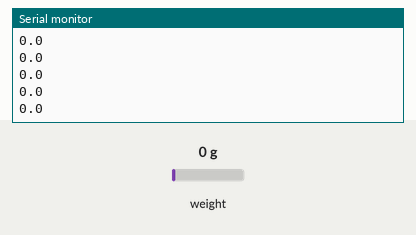
Simulated run of this sketch. Board: Arduino Uno, built with avr-gcc and run on an emulated ATmega328P. Parts: the last lines printed to the serial monitor. The inputs (shaded band) are chosen by the test bench; at power-on: weight on the scale 0 g.

Above: at 3.2 s.
3.3 s: weight on the scale set to 100 g
At 3.31 s:
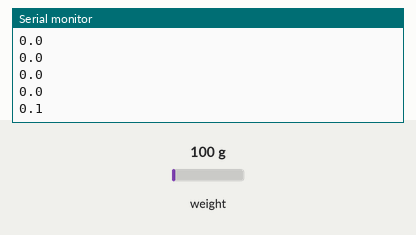
4.8 s: weight on the scale set to 1250 g
At 4.82 s:
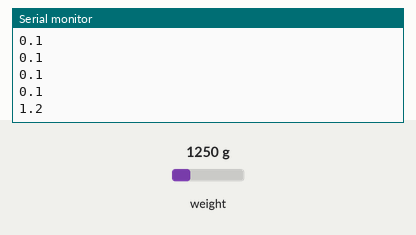
Timing chart, 0 to 7.8 s (numbered marks = the images above; inputs shaded):
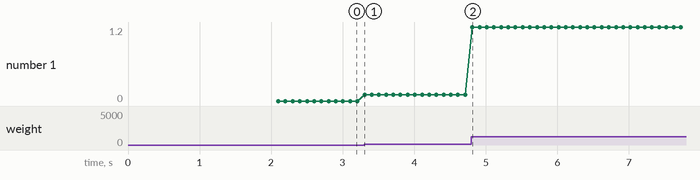

The sketch:

LoadCellCalibrationInternetExample.ino
```cpp
// (licence header left out)
#include "HX711.h"

#define DOUT  3
#define CLK  2

HX711 scale;

float calibration_factor = -49460; //-220000 previously

void setup() {
  Serial.begin(9600);
  /*Serial.println("HX711 calibration sketch");
  Serial.println("Remove all weight from scale");
  Serial.println("After readings begin, place known weight on scale");
  Serial.println("Press + or a to increase calibration factor");
  Serial.println("Press - or z to decrease calibration factor");
*/
  scale.begin(DOUT, CLK);
  scale.set_scale();
  scale.tare(); //Reset the scale to 0

  long zero_factor = scale.read_average(); //Get a baseline reading
  //Serial.print("Zero factor: "); //This can be used to remove the need to tare the scale. Useful in permanent scale projects.
  //Serial.println(zero_factor);
}

void loop() {

  scale.set_scale(calibration_factor); //Adjust to this calibration factor

  //Serial.print("Reading: ");
  Serial.print(scale.get_units(), 1);
  //Serial.println(" lbs"); //Change this to kg and re-adjust the calibration factor if you follow SI units like a sane person
  //Serial.print("calibration_factor: ");
  //Serial.print(calibration_factor);
  Serial.println();

  if(Serial.available())
  {
    char temp = Serial.read();
    if(temp == '+' || temp == 'a')
      calibration_factor += 10;
    else if(temp == '-' || temp == 'z')
      calibration_factor -= 10;
  }
}
```

Measured:
- after the input at 3.3 s, the serial monitor: prints a new line at once (image 1)
- after the input at 4.8 s, the serial monitor: prints a new line at once (image 2)
- plotted number 1: 0 → 0.1 after the input at 3.3 s, 0.1 → 1.2 after the input at 4.8 s
